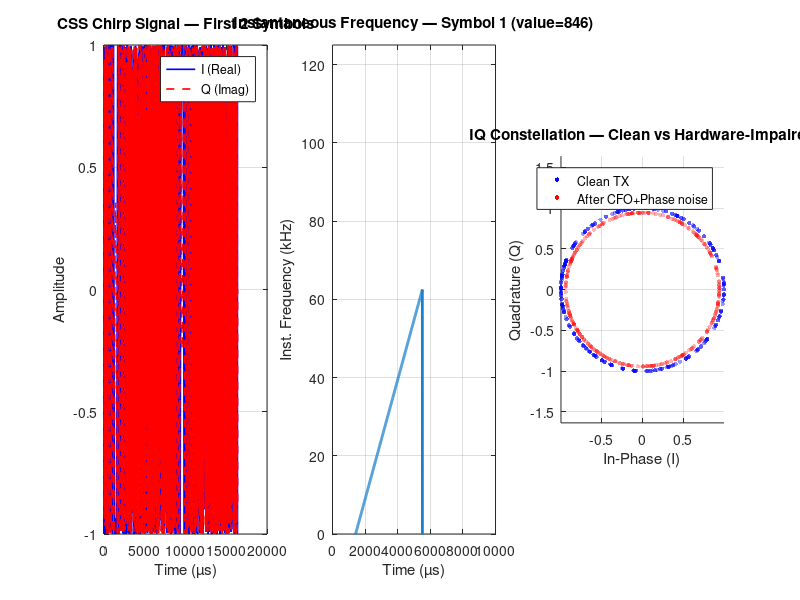

Recreate this plot in MATLAB. (Note: this script raises an error after producing the figure.)
%% =========================================================
%  CHUNK 2 of 5 — CSS Chirp Modulation + Hardware Impairments
%  Generates real baseband IQ chirp signal, then injects:
%    - Carrier Frequency Offset (CFO)
%    - Sampling clock offset
%    - Phase noise
%  Plots: waveform, spectrogram, IQ constellation, PSD
%  Requires: lora_complete.mat  (from Chunk 1)
%  Saves   : lora_complete.mat  (appends chirp signals)
%% =========================================================
clc;
load('lora_complete.mat');
fprintf('--- CHUNK 2: CSS Modulation + Hardware Impairments ---\n\n');

%% -------------------------------------------------------
%  SECTION 2A: Bit Stream → Symbol Mapping
%% -------------------------------------------------------
bits_per_symbol = params.SF;   % SF bits per chirp symbol (10 for SF10)

%% --- STEP 0: LFSR Whitening (Data Scrambling) ---
% XOR the raw bit stream with a pseudo-random sequence from a 9-bit LFSR.
% Polynomial: x^9 + x^5 + 1  (matches LoRa whitening approach)
% Purpose: break up long runs of 0s/1s that degrade FEC and cause spectral lines.
% The same sequence is applied at receiver to de-whiten after decoding.
raw_bits   = bit_stream;
n_raw      = length(raw_bits);

% Generate LFSR sequence of length n_raw
lfsr_state = [1 0 0 1 0 1 0 1 0];  % 9-bit seed (non-zero)
lfsr_seq   = zeros(1, n_raw);
for i = 1:n_raw
    lfsr_seq(i)  = lfsr_state(1);            % output bit
    feedback     = xor(lfsr_state(9), lfsr_state(5));  % taps: 9,5
    lfsr_state   = [feedback, lfsr_state(1:8)];        % shift register
end

% XOR data with whitening sequence
whitened_bits = xor(raw_bits, lfsr_seq);

fprintf('[LFSR Whitener — 9-bit, poly x^9+x^5+1]\n');
fprintf('  Ones before whitening : %d/%d  (%.1f%%)\n', ...
    sum(raw_bits), n_raw, 100*mean(raw_bits));
fprintf('  Ones after  whitening : %d/%d  (%.1f%%)\n', ...
    sum(whitened_bits), n_raw, 100*mean(whitened_bits));

%% --- STEP 1: Hamming(4,8) FEC Encoding ---
% Systematic code: [d1 d2 d3 d4 | p1 p2 p3 p4]
% p1=d1^d2^d3, p2=d1^d2^d4, p3=d1^d3^d4, p4=d2^d3^d4
% Doubles bit count: N bits → 2N bits (code rate = 1/2)
raw_bits  = whitened_bits;   % encode the whitened bits
n_raw     = length(raw_bits);
pad4      = mod(-n_raw, 4);
raw_padded= [raw_bits, zeros(1, pad4)];
n_blocks  = length(raw_padded) / 4;

encoded_bits = zeros(1, n_blocks * 8);
for b = 1:n_blocks
    d  = raw_padded((b-1)*4 + (1:4));
    p1 = xor(xor(d(1),d(2)),d(3));
    p2 = xor(xor(d(1),d(2)),d(4));
    p3 = xor(xor(d(1),d(3)),d(4));
    p4 = xor(xor(d(2),d(3)),d(4));
    encoded_bits((b-1)*8+(1:8)) = [d(1) d(2) d(3) d(4) p1 p2 p3 p4];
end
n_encoded = length(encoded_bits);

fprintf('[Hamming FEC Encoder — CR=4/8]\n');
fprintf('  Input bits    : %d\n', n_raw);
fprintf('  Encoded bits  : %d  (code rate=0.5)\n', n_encoded);

%% --- STEP 2: LoRa Diagonal Bit Interleaver ---
% LoRa spec interleaves bits diagonally across a SF × (4+CR) matrix.
% This ensures that bits from the same FEC codeword are spread across
% different chirp symbols — a burst error corrupting one symbol
% only damages one bit per FEC block, which Hamming can correct.
%
% Matrix layout: SF rows × n_codewords_per_block columns
% Write: column-by-column (FEC codeword bits down each column)
% Read:  diagonal — shift each row by its row index before reading
CR_int   = params.CR;            % coding rate index (1 for 4/5)
SF_int   = params.SF;            % spreading factor (10)
n_cols   = ceil(n_encoded / SF_int);  % number of interleave columns
pad_inter= n_cols * SF_int - n_encoded;
enc_pad  = [encoded_bits, zeros(1, pad_inter)];

% Write column-by-column into SF × n_cols matrix
int_mat  = reshape(enc_pad, SF_int, n_cols);

% Diagonal shift: row r is cyclically shifted left by r positions
for r = 1:SF_int
    int_mat(r,:) = circshift(int_mat(r,:), -(r-1));
end

% Read row-by-row to get interleaved stream
interleaved_bits = reshape(int_mat, 1, []);

fprintf('[LoRa Diagonal Interleaver]\n');
fprintf('  Matrix        : %d rows (SF) x %d cols\n', SF_int, n_cols);
fprintf('  Each row r shifted left by r-1 positions\n');

%% --- STEP 3: Map interleaved bits → symbol values ---
pad_sym   = mod(-length(interleaved_bits), bits_per_symbol);
sym_bits  = [interleaved_bits, zeros(1, pad_sym)];
n_symbols = length(sym_bits) / bits_per_symbol;

symbols_raw = zeros(1, n_symbols);
for s = 1:n_symbols
    idx_s         = (s-1)*bits_per_symbol + (1:bits_per_symbol);
    symbols_raw(s)= bi2de(sym_bits(idx_s), 'left-msb');
end

%% --- STEP 4: Gray Coding ---
% Gray(k) = k XOR floor(k/2)
% Adjacent symbols differ by exactly 1 bit → one-bin FFT error = 1 bit error
symbols = bitxor(symbols_raw, bitshift(symbols_raw, -1));

fprintf('[Gray Coder]\n');
fprintf('  Total symbols : %d  (raw: %d, after FEC+interleave)\n', ...
    n_symbols, ceil(n_raw/bits_per_symbol));
fprintf('  Sample: raw=%d  gray=%d\n', symbols_raw(1), symbols(1));

n_raw_bits     = n_raw;
n_encoded_bits = n_encoded;

%% -------------------------------------------------------
%  SECTION 2B: Generate CSS Chirp Signal (Real IQ Samples)
%  Core LoRa chirp formula:
%    Symbol k shifts the starting frequency bin.
%    phase[n] = 2π × (freq_bin(n) × n) / N
%    where freq_bin(n) = mod(k + n, N)
%% -------------------------------------------------------
fprintf('\n[Generating CSS Chirp IQ Signal...]\n');

chirp_signal = zeros(1, n_symbols * params.N);

for s = 1:n_symbols
    k      = symbols(s);       % symbol value 0..N-1
    % For each chip n: instantaneous frequency bin = mod(k+n, N)
    % Phase = cumulative integral of instantaneous frequency
    n_vec  = (0:params.N-1);
    freq_bins = mod(k + n_vec, params.N);         % circular shift by k
    % Quadratic phase: each chip's phase accumulates from previous
    % phase(n) = 2π/N * sum_{i=0}^{n} freq_bins(i)
    cum_phase  = 2*pi/params.N * cumsum(freq_bins);
    chirp_sym  = exp(1j * cum_phase);
    chirp_signal((s-1)*params.N + (1:params.N)) = chirp_sym;
end

fprintf('  Symbols generated : %d\n', n_symbols);
fprintf('  Total IQ samples  : %d\n', length(chirp_signal));
fprintf('  Signal duration   : %.3f ms\n', length(chirp_signal)/params.BW*1e3);
fprintf('  Mean power        : %.4f (should be ~1.0)\n', mean(abs(chirp_signal).^2));

%% -------------------------------------------------------
%  SECTION 2C: Apply Hardware Impairments (From Code A)
%% -------------------------------------------------------
fprintf('\n[Applying Hardware Impairments]\n');

% --- 2C-i: Carrier Frequency Offset (CFO) ---
% Multiply signal by complex exponential: e^(j*2π*CFO*t)
t_vec   = (0:length(chirp_signal)-1) / params.BW;  % time axis (s)
cfo_rot = exp(1j * 2*pi * hw.CFO_Hz * t_vec);
chirp_cfo = chirp_signal .* cfo_rot;

cfo_norm = hw.CFO_Hz / (params.BW / params.N);
fprintf('  CFO applied      : ±%.1f Hz  (%.4f of symbol BW)\n', hw.CFO_Hz, cfo_norm);

% --- 2C-ii: Sampling Clock Offset ---
% Fractional sample drift — accumulates over packet
% Model: resample signal at slightly different rate
clk_err   = hw.clk_ppm * 1e-6;
n_samples = length(chirp_cfo);
% Create resampled time axis with clock error
t_ideal   = 0:n_samples-1;
t_clk_err = t_ideal * (1 + clk_err);
% Interpolate — linear for efficiency
t_interp  = min(t_clk_err, n_samples-1);  % clip at boundary
xi        = floor(t_interp) + 1;
xi        = min(xi, n_samples);
frac      = t_interp - floor(t_interp);
xi2       = min(xi+1, n_samples);
chirp_clk = chirp_cfo(xi) .* (1-frac) + chirp_cfo(xi2) .* frac;

accum_err = clk_err * length(chirp_clk);
fprintf('  Clock offset     : %d ppm  (%.4f samples drift over packet)\n', ...
    hw.clk_ppm, accum_err);

% --- 2C-iii: Phase Noise (Wiener process model) ---
% Phase increments are iid Gaussian with variance = 2π*linewidth/Fs
pn_sigma  = sqrt(2*pi * hw.pn_linewidth / params.BW);
pn_incr   = pn_sigma * randn(1, length(chirp_clk));
pn_phase  = cumsum(pn_incr);   % Brownian motion in phase
chirp_hw  = chirp_clk .* exp(1j * pn_phase);

pn_penalty_dB = 10*log10(1 + hw.pn_linewidth / (params.BW/params.N));
fprintf('  Phase noise      : linewidth=%.0fHz  penalty=%.4f dB\n', ...
    hw.pn_linewidth, pn_penalty_dB);

% --- 2C-iv: Rx Filter Insertion Loss ---
filter_gain = 10^(-hw.rx_filter_loss_dB/20);
chirp_hw    = chirp_hw * filter_gain;
fprintf('  Rx filter loss   : %.1f dB applied\n', hw.rx_filter_loss_dB);
fprintf('  Final IQ samples : %d  (power: %.4f)\n', ...
    length(chirp_hw), mean(abs(chirp_hw).^2));

%% -------------------------------------------------------
%  SECTION 2D: Reference Dechirp (needed for demodulator)
%  The demodulator multiplies received signal by conjugate
%  of the base up-chirp (k=0), then takes FFT.
%% -------------------------------------------------------
n_ref     = (0:params.N-1);
freq_ref  = mod(0 + n_ref, params.N);
cum_ref   = 2*pi/params.N * cumsum(freq_ref);
base_chirp= exp(1j * cum_ref);
ref_dechirp = conj(base_chirp);   % conjugate = down-chirp reference

fprintf('\n[Reference Dechirp Built]\n');
fprintf('  Base chirp power : %.4f\n', mean(abs(base_chirp).^2));

%% -------------------------------------------------------
%  SECTION 2E: Verify Modulation — Quick Decode at High SNR
%% -------------------------------------------------------
fprintf('\n[Quick Decode Verification at SNR = +20 dB]\n');
snr_test  = 20;
ns_test   = (1/sqrt(2*10^(snr_test/10))) * ...
            (randn(size(chirp_signal)) + 1j*randn(size(chirp_signal)));
rx_test   = chirp_signal + ns_test;

test_ok   = 0;
n_check   = min(8, n_symbols);
sym_check = zeros(1, n_check);
for s = 1:n_check
    seg    = rx_test((s-1)*params.N + (1:params.N));
    dc     = seg .* ref_dechirp;
    [~,pk] = max(abs(fft(dc)));
    sym_check(s) = mod(pk-1, params.N);
    if sym_check(s) == symbols(s); test_ok = test_ok + 1; end
end
fprintf('  Sent    : '); fprintf('%5d ', symbols(1:n_check));   fprintf('\n');
fprintf('  Decoded : '); fprintf('%5d ', sym_check);             fprintf('\n');
fprintf('  Match   : %d / %d\n', test_ok, n_check);

%% -------------------------------------------------------
%  SECTION 2F: Plots
%% -------------------------------------------------------

% ---- Figure 1: Chirp waveform ----
figure('Name','Chunk 2a — Chirp Waveform','Position',[50 50 1100 450]);

subplot(1,3,1);
n_plot = min(2*params.N, length(chirp_signal));
t_us   = (0:n_plot-1) / params.BW * 1e6;
plot(t_us, real(chirp_signal(1:n_plot)), 'b-',  'LineWidth', 1.2); hold on;
plot(t_us, imag(chirp_signal(1:n_plot)), 'r--', 'LineWidth', 1.2);
xlabel('Time (µs)'); ylabel('Amplitude');
title('CSS Chirp Signal — First 2 Symbols');
legend('I (Real)','Q (Imag)','Location','best'); grid on;

subplot(1,3,2);
% Instantaneous frequency of first symbol
first_sym   = chirp_signal(1:params.N);
inst_phase  = unwrap(angle(first_sym));
inst_freq   = diff(inst_phase) / (2*pi) * params.BW / 1e3;  % kHz
t_chip_us   = (0:params.N-2) / params.BW * 1e6;
plot(t_chip_us, inst_freq, 'Color',[0.1 0.5 0.8], 'LineWidth', 2);
xlabel('Time (µs)'); ylabel('Inst. Frequency (kHz)');
title(sprintf('Instantaneous Frequency — Symbol %d (value=%d)', 1, symbols(1)));
grid on; ylim([0 params.BW/1e3]);

subplot(1,3,3);
% Compare clean vs impaired signal IQ
n_iq = min(300, length(chirp_signal));
scatter(real(chirp_signal(1:n_iq)), imag(chirp_signal(1:n_iq)), ...
    10, 'b', 'filled', 'MarkerFaceAlpha',0.4); hold on;
scatter(real(chirp_hw(1:n_iq)), imag(chirp_hw(1:n_iq)), ...
    10, 'r', 'filled', 'MarkerFaceAlpha',0.3);
xlabel('In-Phase (I)'); ylabel('Quadrature (Q)');
title('IQ Constellation — Clean vs Hardware-Impaired');
legend('Clean TX','After CFO+Phase noise','Location','best');
axis equal; grid on;

sgtitle('LoRa CSS Chirp Signal | SF10 | 125 kHz','FontWeight','bold');

% ---- Figure 2: Spectrogram + PSD ----
figure('Name','Chunk 2b — Spectrogram & PSD','Position',[50 550 1100 400]);

subplot(1,2,1);
n_spec  = min(8*params.N, length(chirp_signal));
win_len = min(params.N, 128);
[~,f_s,t_s,P_s] = spectrogram(chirp_signal(1:n_spec), win_len, ...
    floor(win_len*0.75), 512, params.BW);
imagesc(t_s*1e3, f_s/1e3, 10*log10(P_s+eps));
axis xy; colormap('jet');
xlabel('Time (ms)'); ylabel('Frequency (kHz)');
title('Spectrogram — LoRa Chirp Sweep');
colorbar; caxis([-30 0]);
ylim([0, params.BW/2e3]);

subplot(1,2,2);
seg_len  = min(16*params.N, length(chirp_signal));
[pxx, f_psd] = pwelch(chirp_signal(1:seg_len), [], [], [], params.BW);
f_shift  = (f_psd - max(f_psd)/2) / 1e3;
plot(f_shift, 10*log10(fftshift(pxx)), 'b-', 'LineWidth', 1.8);
xlabel('Frequency (kHz)'); ylabel('PSD (dB/Hz)');
title('Power Spectral Density — LoRa Signal');
xline(params.BW/2/1e3, 'r--', '+BW/2'); xline(-params.BW/2/1e3, 'r--', '-BW/2');
grid on;

sgtitle('LoRa Spectral Analysis | SF10 | 125 kHz BW','FontWeight','bold');

%% -------------------------------------------------------
%  Save
%% -------------------------------------------------------
save('lora_complete.mat', 'params', 'hw', 'channel', 'sensor', ...
     'packet', 'payload_bytes', 'bit_stream', 'crc_val', ...
     'airtime_ms', 'n_payload', 'PL', 'N', 'SF', 'BW', 'CR', ...
     'chirp_signal', 'chirp_hw', 'symbols', 'symbols_raw', 'n_symbols', ...
     'bits_per_symbol', 'ref_dechirp', 'base_chirp', ...
     'encoded_bits', 'interleaved_bits', 'n_raw_bits', 'n_encoded_bits', ...
     'n_cols', 'pad_inter', 'pad_sym', 'pad4', ...
     'lfsr_seq', 'whitened_bits');

fprintf('\n✓ Chunk 2 complete. Saved to lora_complete.mat\n');
fprintf('  → Run Chunk3_Channel.m next\n\n');
